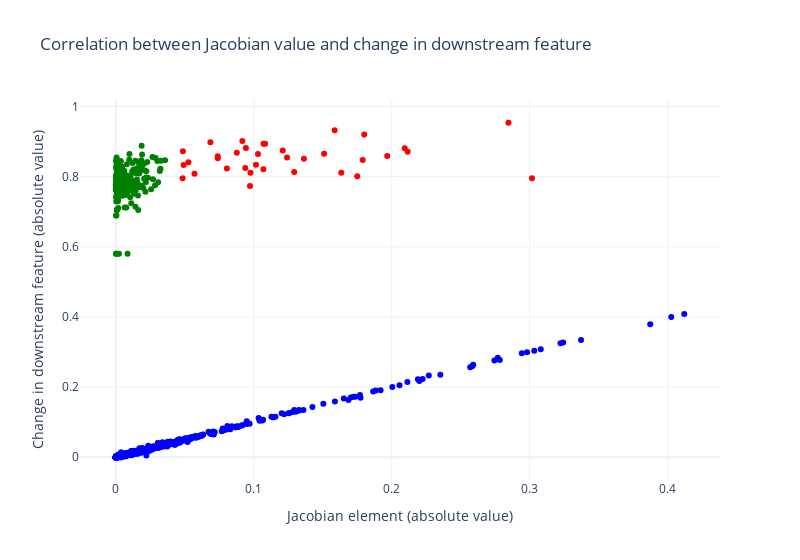

The code cell stored with this chart in its notebook:
### Code cell
take_abs = True

jac_els = torch.tensor([r["jac_el"] for r in results])
diffs = torch.tensor([r["diff"] for r in results])

get_is_on_line = lambda jac_els, diffs: (jac_els + diffs).abs() < 0.1
get_is_in_cluster = lambda jac_els, diffs: (jac_els < 0.04) & (diffs < -0.5)

is_on_line = get_is_on_line(jac_els, diffs)
is_in_cluster = get_is_in_cluster(jac_els, diffs)
colors = torch.zeros(len(results))
colors[is_on_line] = 1
colors[is_in_cluster] = 2

if take_abs:
    jac_els.abs_()
    diffs.abs_()

# Create the scatter plot
plt.figure(figsize=(6.75, 4))  # This gives us roughly 800px width as in original

# Create scatter plot with custom colormap
scatter = plt.scatter(
    jac_els.cpu().numpy(),
    diffs.cpu().numpy(),
    c=colors.cpu().numpy(),
    cmap=LinearSegmentedColormap.from_list('custom', ['red', 'blue', 'green'])
)

# Set title and axis labels
plt.title('Correlation between Jacobian value and change in downstream feature')
plt.xlabel(f"Jacobian element{' (absolute value)' if take_abs else ''}")
plt.ylabel(f"Change in downstream feature{' (absolute value)' if take_abs else ''}")

# Style adjustments to match plotly_white template
plt.grid(True, linestyle='--', alpha=0.7)
plt.gca().set_facecolor('white')
plt.gcf().set_facecolor('white')

# Adjust layout
plt.tight_layout(pad=1.0)

# Show the plot
plt.savefig('./charts/not_local_expanded.pdf', dpi=300, bbox_inches='tight', pad_inches=0.1)
plt.show()


fig = go.Figure()

fig.add_trace(go.Scatter(
    x=jac_els.cpu().numpy(),
    y=diffs.cpu().numpy(),
    text=[r["id"] for r in results],
    marker=dict(color=colors.cpu().numpy(), colorscale=['red', 'blue', 'green']),
    mode='markers',
))
fig.update_layout(
    title='Correlation between Jacobian value and change in downstream feature',
    xaxis_title=f"Jacobian element{' (absolute value)' if take_abs else ''}",
    yaxis_title=f"Change in downstream feature{' (absolute value)' if take_abs else ''}",
    template='plotly_white',
    showlegend=False,
    width=800,
)
fig.show()


print(f"on line: {is_on_line.sum().item()}, in cluster: {is_in_cluster.sum().item()}, outliers: {(~is_in_cluster & ~is_on_line).sum().item()}")

### Figure 1 — Plotly figure (JSON) as saved in the notebook; plotly's stock layout.template omitted (floating-point values rounded to 4 significant figures; data arrays with more than 128 entries replaced by an {"elided": "..."} marker saying what was removed)
{"data": [{"marker": {"color": {"elided": "10000 int values"}, "colorscale": [[0, "red"], [0.5, "blue"], [1, "green"]]}, "mode": "markers", "text": {"elided": "10000 str values"}, "type": "scatter", "x": {"elided": "10000 float values"}, "y": {"elided": "10000 float values"}}], "layout": {"showlegend": false, "title": {"text": "Correlation between Jacobian value and change in downstream feature"}, "width": 800, "xaxis": {"title": {"text": "Jacobian element (absolute value)"}}, "yaxis": {"title": {"text": "Change in downstream feature (absolute value)"}}}}
